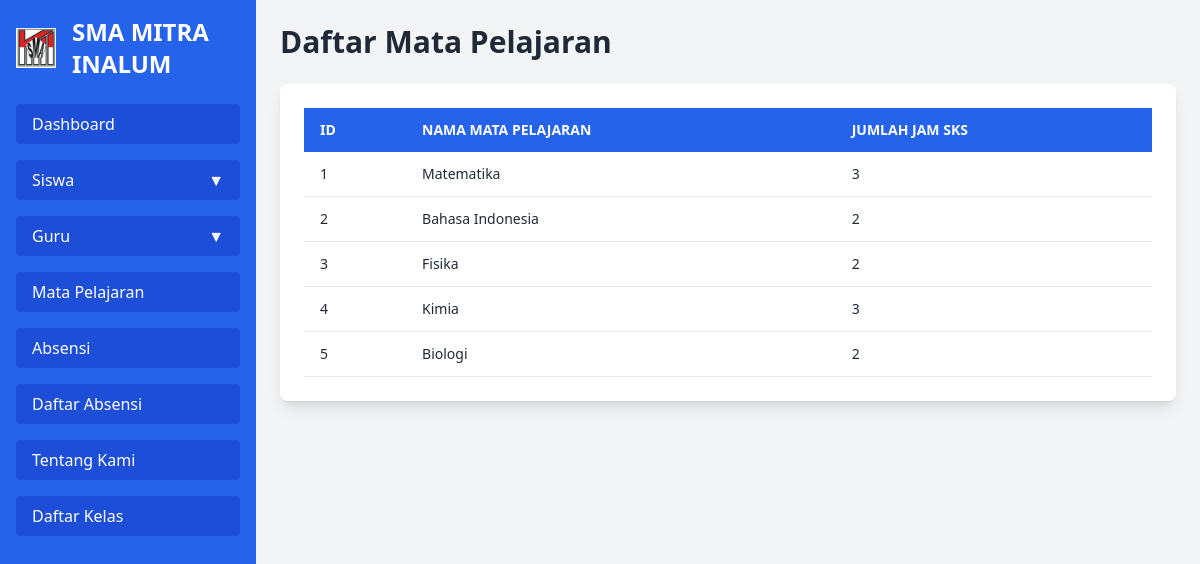
Screenshot of /dashboard/mata-pelajaran.php (signed in) with the database file from the repository.
### tables this page shows
CREATE TABLE `mata_pelajaran` (
  `id` int(11) NOT NULL,
  `name` varchar(255) NOT NULL,
  `hours` int(11) NOT NULL
);

### dashboard/mata-pelajaran.php (the view, shortened to what this page needs)
<?php
include '../fuction.php';
$subjects = $conn->query("SELECT * FROM mata_pelajaran");
?>
<!DOCTYPE html>
<html lang="en">
<head>
    <script src="https://cdn.tailwindcss.com"></script>
</head>
<body class="bg-gray-100">
    <div class="flex h-screen">
        <?php include 'slidebar.php'; ?>
        <div class="flex-1 p-6">
            <h2 class="text-3xl font-bold text-gray-800 mb-6">Daftar Mata Pelajaran</h2>
            <div class="bg-white shadow-lg rounded-lg p-6 mb-6">
                <table class="table-auto w-full text-left border-collapse">
                    <thead class="bg-blue-600 text-white">
                        <tr>
                            <th class="py-3 px-4 text-sm font-semibold uppercase">ID</th>
                            <th class="py-3 px-4 text-sm font-semibold uppercase">Nama Mata Pelajaran</th>
                            <th class="py-3 px-4 text-sm font-semibold uppercase">Jumlah Jam SKS</th>
                        </tr>
                    </thead>
                    <tbody>
                        <?php while ($subject = $subjects->fetch_assoc()) : ?>
                        <tr class="border-b hover:bg-gray-100">
                            <td class="py-3 px-4 text-sm text-gray-800"><?php echo $subject['id']; ?></td>
                            <td class="py-3 px-4 text-sm text-gray-800"><?php echo $subject['name']; ?></td>
                            <td class="py-3 px-4 text-sm text-gray-800"><?php echo $subject['hours']; ?></td>
                        </tr>
                        <?php endwhile; ?>
                    </tbody>
                </table>
            </div>
        </div>
    </div>
</body>
</html>

### rows the page displays
mata_pelajaran: id "1", name "Matematika", hours "3"
mata_pelajaran: id "2", name "Bahasa Indonesia", hours "2"
mata_pelajaran: id "3", name "Fisika", hours "2"
mata_pelajaran: id "4", name "Kimia", hours "3"
mata_pelajaran: id "5", name "Biologi", hours "2"
